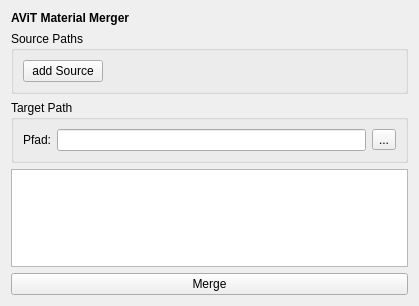
<?xml version="1.0" encoding="UTF-8"?>
<ui version="4.0">
 <class>materialMerger</class>
 <widget class="QWidget" name="materialMerger">
  <property name="geometry">
   <rect>
    <x>0</x>
    <y>0</y>
    <width>419</width>
    <height>306</height>
   </rect>
  </property>
  <property name="windowTitle">
   <string>Form</string>
  </property>
  <layout class="QVBoxLayout" name="verticalLayout">
   <item>
    <layout class="QVBoxLayout" name="titleLayout">
     <item>
      <widget class="QLabel" name="titleLabel">
       <property name="text">
        <string>&lt;h4&gt;AViT Material Merger&lt;/h4&gt;</string>
       </property>
      </widget>
     </item>
    </layout>
   </item>
   <item>
    <widget class="QGroupBox" name="srcGrp">
     <property name="title">
      <string>Source Paths</string>
     </property>
     <layout class="QVBoxLayout" name="verticalLayout_2">
      <item>
       <layout class="QHBoxLayout" name="horizontalLayout">
        <item alignment="Qt::AlignLeft">
         <widget class="QPushButton" name="addSrcBtn">
          <property name="text">
           <string>add Source</string>
          </property>
         </widget>
        </item>
       </layout>
      </item>
      <item>
       <layout class="QVBoxLayout" name="srcLayout"/>
      </item>
     </layout>
    </widget>
   </item>
   <item>
    <widget class="QGroupBox" name="targetGrp">
     <property name="title">
      <string>Target Path</string>
     </property>
     <layout class="QVBoxLayout" name="verticalLayout_3">
      <item>
       <layout class="QHBoxLayout" name="pathLayout_2">
        <item>
         <widget class="QLabel" name="targetPathLabel">
          <property name="font">
           <font>
            <weight>50</weight>
            <bold>false</bold>
           </font>
          </property>
          <property name="text">
           <string>Pfad:</string>
          </property>
         </widget>
        </item>
        <item>
         <widget class="QLineEdit" name="targetPathLineEdit">
          <property name="font">
           <font>
            <weight>50</weight>
            <italic>true</italic>
            <bold>false</bold>
           </font>
          </property>
          <property name="focusPolicy">
           <enum>Qt::ClickFocus</enum>
          </property>
         </widget>
        </item>
        <item>
         <widget class="QToolButton" name="targetPathToolBtn">
          <property name="font">
           <font>
            <weight>50</weight>
            <bold>false</bold>
           </font>
          </property>
          <property name="focusPolicy">
           <enum>Qt::ClickFocus</enum>
          </property>
          <property name="text">
           <string>...</string>
          </property>
         </widget>
        </item>
       </layout>
      </item>
     </layout>
    </widget>
   </item>
   <item>
    <widget class="QTextBrowser" name="resultBrowser"/>
   </item>
   <item>
    <widget class="QPushButton" name="mergeBtn">
     <property name="text">
      <string>Merge</string>
     </property>
    </widget>
   </item>
  </layout>
 </widget>
 <resources>
  <include location="res/gui_resource.qrc"/>
 </resources>
 <connections/>
</ui>
